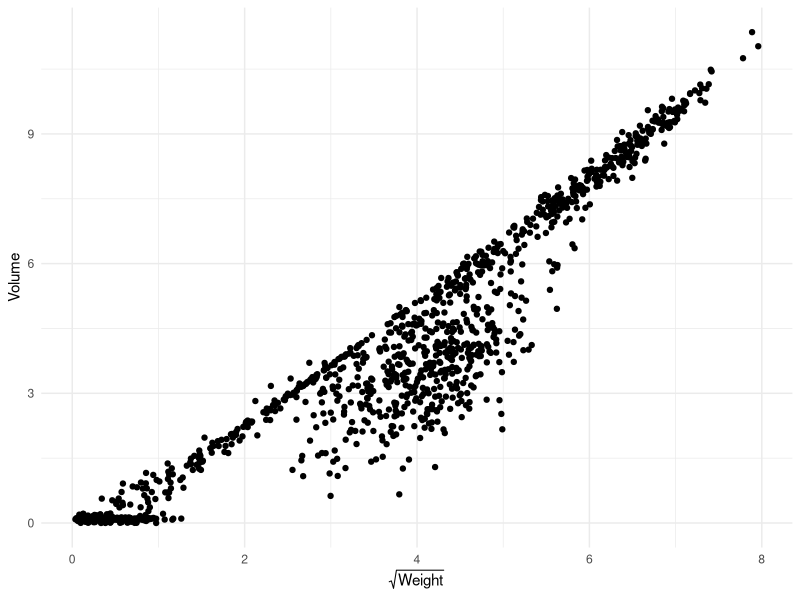
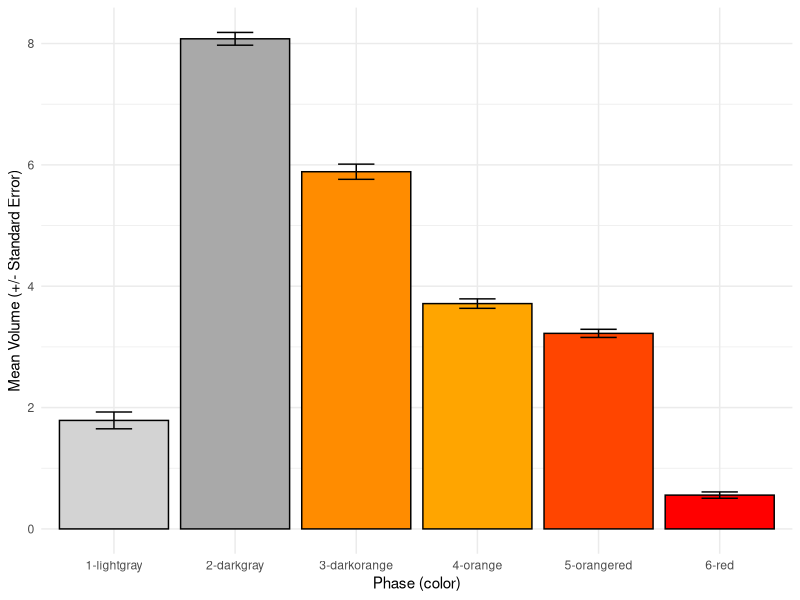

Recreate these plots in R, in order.
## ---- chunk 1
knitr::opts_chunk$set(echo = TRUE)
## ---- chunk 2
library(tidyverse)
library(readxl)
library(kableExtra)

cb_data <- read_xlsx(path = "CB_data_2023.xlsx",
                     skip = 11,
                     na = "-99")

## ---- chunk 3
    cb_data %>% 
      mutate(Weight_fixed = ifelse(Observer == "raID-07",
                                   Weight * 1000,
                                   Weight),
             Ws = sqrt(Weight_fixed)) %>% 
      ggplot(aes(x = Ws,
                 y = Volume)) +
      geom_point() +
      theme_minimal() +
      xlab(expression(sqrt(Weight)))

## ---- chunk 4
    cb_data %>% 
      group_by(`Phase (color)`) %>% 
    summarise(mean = mean(Volume, na.rm = TRUE),
              sd = sd(Volume, na.rm = TRUE),
              n = n(),
              sterr = sd/sqrt(n)) %>% 
  ggplot(aes(x = `Phase (color)`,
             y = mean, 
             fill = `Phase (color)`)) +
  geom_bar(stat = "identity", 
           color = "black",
           show.legend = FALSE) +
  geom_errorbar(aes(ymin = mean-sterr, 
                    ymax = mean+sterr),
                width = 0.3) +
  ylab("Mean Volume (+/- Standard Error)") +
      theme_minimal() +
       scale_fill_manual(values = c("1-lightgray" = "lightgray",
                                "2-darkgray" = "darkgray",
                                "3-darkorange" = "darkorange",
                                "4-orange" = "orange",
                                "5-orangered" = "orangered",
                                "6-red" = "red")) 

## ---- chunk 5
cb_data %>% 
      group_by(`Phase (color)`) %>% 
      summarise(mean = round(mean(Volume, na.rm = TRUE), 2),
                stdev = round(sd(Volume, na.rm = TRUE), 2),
                n = n()) %>% 
      kbl(caption = "Table 1: Cloudbuddy Volume") %>% 
      kable_classic(full_width = F) %>% 
      row_spec(1, color = "black", background = "lightgray") %>% 
      row_spec(2, color = "black", background = "darkgray") %>% 
      row_spec(3, color = "black", background = "darkorange") %>% 
      row_spec(4, color = "black", background = "orange") %>% 
      row_spec(5, color = "black", background = "orangered") %>% 
      row_spec(6, color = "black", background = "red") 
      
      
